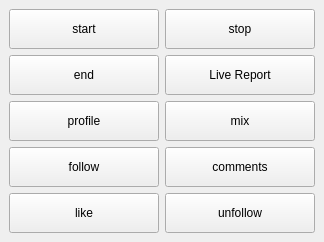
<?xml version="1.0" encoding="UTF-8"?>
<ui version="4.0">
 <class>profile</class>
 <widget class="QMainWindow" name="profile">
  <property name="geometry">
   <rect>
    <x>0</x>
    <y>0</y>
    <width>324</width>
    <height>242</height>
   </rect>
  </property>
  <property name="minimumSize">
   <size>
    <width>324</width>
    <height>242</height>
   </size>
  </property>
  <property name="maximumSize">
   <size>
    <width>324</width>
    <height>242</height>
   </size>
  </property>
  <property name="windowTitle">
   <string>BOT</string>
  </property>
  <widget class="QWidget" name="centralwidget">
   <layout class="QGridLayout" name="gridLayout">
    <item row="4" column="4">
     <widget class="QPushButton" name="followB">
      <property name="minimumSize">
       <size>
        <width>150</width>
        <height>40</height>
       </size>
      </property>
      <property name="maximumSize">
       <size>
        <width>150</width>
        <height>40</height>
       </size>
      </property>
      <property name="baseSize">
       <size>
        <width>0</width>
        <height>0</height>
       </size>
      </property>
      <property name="text">
       <string>follow</string>
      </property>
     </widget>
    </item>
    <item row="4" column="5">
     <widget class="QPushButton" name="commentsB">
      <property name="minimumSize">
       <size>
        <width>150</width>
        <height>40</height>
       </size>
      </property>
      <property name="maximumSize">
       <size>
        <width>150</width>
        <height>40</height>
       </size>
      </property>
      <property name="baseSize">
       <size>
        <width>0</width>
        <height>0</height>
       </size>
      </property>
      <property name="text">
       <string>comments</string>
      </property>
     </widget>
    </item>
    <item row="5" column="4">
     <widget class="QPushButton" name="likeB">
      <property name="minimumSize">
       <size>
        <width>150</width>
        <height>40</height>
       </size>
      </property>
      <property name="maximumSize">
       <size>
        <width>150</width>
        <height>40</height>
       </size>
      </property>
      <property name="sizeIncrement">
       <size>
        <width>0</width>
        <height>0</height>
       </size>
      </property>
      <property name="baseSize">
       <size>
        <width>0</width>
        <height>0</height>
       </size>
      </property>
      <property name="text">
       <string>like</string>
      </property>
     </widget>
    </item>
    <item row="0" column="5">
     <widget class="QPushButton" name="stopB">
      <property name="minimumSize">
       <size>
        <width>150</width>
        <height>40</height>
       </size>
      </property>
      <property name="maximumSize">
       <size>
        <width>150</width>
        <height>40</height>
       </size>
      </property>
      <property name="baseSize">
       <size>
        <width>0</width>
        <height>0</height>
       </size>
      </property>
      <property name="text">
       <string>stop</string>
      </property>
     </widget>
    </item>
    <item row="5" column="5">
     <widget class="QPushButton" name="unfollowB">
      <property name="minimumSize">
       <size>
        <width>150</width>
        <height>40</height>
       </size>
      </property>
      <property name="maximumSize">
       <size>
        <width>150</width>
        <height>40</height>
       </size>
      </property>
      <property name="baseSize">
       <size>
        <width>0</width>
        <height>0</height>
       </size>
      </property>
      <property name="text">
       <string>unfollow</string>
      </property>
     </widget>
    </item>
    <item row="0" column="4">
     <widget class="QPushButton" name="startB">
      <property name="minimumSize">
       <size>
        <width>150</width>
        <height>40</height>
       </size>
      </property>
      <property name="maximumSize">
       <size>
        <width>150</width>
        <height>40</height>
       </size>
      </property>
      <property name="baseSize">
       <size>
        <width>0</width>
        <height>0</height>
       </size>
      </property>
      <property name="text">
       <string>start</string>
      </property>
     </widget>
    </item>
    <item row="3" column="4">
     <widget class="QPushButton" name="profileB">
      <property name="minimumSize">
       <size>
        <width>150</width>
        <height>40</height>
       </size>
      </property>
      <property name="maximumSize">
       <size>
        <width>150</width>
        <height>40</height>
       </size>
      </property>
      <property name="baseSize">
       <size>
        <width>0</width>
        <height>0</height>
       </size>
      </property>
      <property name="text">
       <string>profile</string>
      </property>
     </widget>
    </item>
    <item row="3" column="5">
     <widget class="QPushButton" name="mixB">
      <property name="minimumSize">
       <size>
        <width>150</width>
        <height>40</height>
       </size>
      </property>
      <property name="maximumSize">
       <size>
        <width>150</width>
        <height>40</height>
       </size>
      </property>
      <property name="baseSize">
       <size>
        <width>0</width>
        <height>0</height>
       </size>
      </property>
      <property name="text">
       <string>mix</string>
      </property>
     </widget>
    </item>
    <item row="1" column="4">
     <widget class="QPushButton" name="endB">
      <property name="minimumSize">
       <size>
        <width>150</width>
        <height>40</height>
       </size>
      </property>
      <property name="maximumSize">
       <size>
        <width>150</width>
        <height>40</height>
       </size>
      </property>
      <property name="baseSize">
       <size>
        <width>0</width>
        <height>0</height>
       </size>
      </property>
      <property name="text">
       <string>end</string>
      </property>
     </widget>
    </item>
    <item row="1" column="5">
     <widget class="QPushButton" name="live_reportB">
      <property name="minimumSize">
       <size>
        <width>150</width>
        <height>40</height>
       </size>
      </property>
      <property name="maximumSize">
       <size>
        <width>150</width>
        <height>40</height>
       </size>
      </property>
      <property name="baseSize">
       <size>
        <width>0</width>
        <height>0</height>
       </size>
      </property>
      <property name="text">
       <string>Live Report</string>
      </property>
     </widget>
    </item>
   </layout>
  </widget>
 </widget>
 <resources/>
 <connections/>
</ui>
